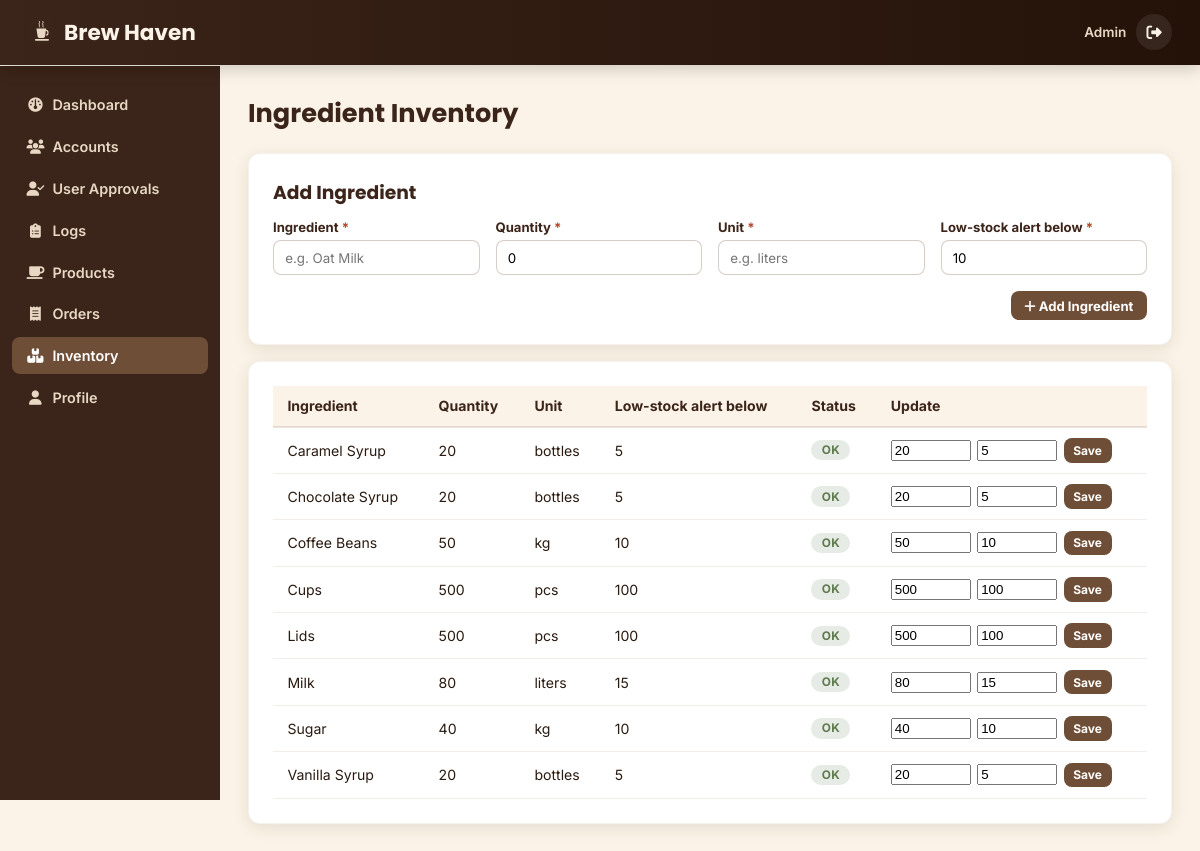
Page /admin-inventory.php (signed in) on the committed database.
### tables this page shows
CREATE TABLE `users` (
  `id_number` varchar(50) NOT NULL,
  `lastname` varchar(100) NOT NULL,
  `firstname` varchar(100) NOT NULL,
  `middlename` varchar(100) DEFAULT NULL,
  `extension` varchar(50) DEFAULT NULL,
  `birth_date` date NOT NULL,
  `age` int(11) NOT NULL,
  `gender` enum('Male','Female','Other') NOT NULL,
  `email` varchar(255) NOT NULL,
  `username` varchar(50) NOT NULL,
  `password` varchar(255) NOT NULL,
  `role` enum('super_admin','admin','customer') NOT NULL DEFAULT 'customer',
  `approval_status` enum('pending','approved','rejected') NOT NULL DEFAULT 'pending',
  `account_status` enum('active','inactive','blocked') NOT NULL DEFAULT 'active',
  `first_login` tinyint(1) NOT NULL DEFAULT 0,
  `employee_id` varchar(20) DEFAULT NULL,
  `customer_id` varchar(20) DEFAULT NULL,
  `street` varchar(255) NOT NULL,
  `barangay` varchar(100) NOT NULL,
  `city_municipality` varchar(100) NOT NULL,
  `province` varchar(100) NOT NULL,
  `zipcode` varchar(10) NOT NULL,
  `country` varchar(100) NOT NULL,
  `auth_question1` varchar(255) DEFAULT NULL,
  `auth_answer1` varchar(255) DEFAULT NULL,
  `auth_question2` varchar(255) DEFAULT NULL,
  `auth_answer2` varchar(255) DEFAULT NULL,
  `auth_question3` varchar(255) DEFAULT NULL,
  `auth_answer3` varchar(255) DEFAULT NULL,
  `created_at` timestamp NOT NULL DEFAULT current_timestamp(),
  `updated_at` timestamp NOT NULL DEFAULT current_timestamp() ON UPDATE current_timestamp(),
  `active_super_admin_flag` tinyint(1) GENERATED ALWAYS AS (if(`role` = 'super_admin' and `account_status` = 'active',1,NULL)) STORED
);

CREATE TABLE `inventory_items` (
  `id` int(11) NOT NULL,
  `name` varchar(100) NOT NULL,
  `quantity` int(11) NOT NULL DEFAULT 0,
  `unit` varchar(20) NOT NULL,
  `low_stock_threshold` int(11) NOT NULL DEFAULT 10,
  `updated_at` timestamp NOT NULL DEFAULT current_timestamp() ON UPDATE current_timestamp()
);

### php/auth_helpers.php (called while the page is built, shortened)
<?php
require_once __DIR__ . '/config.php';
function bh_harden_session_cookie() {
    $params = session_get_cookie_params();
}
function current_user() {
    return [
        'id_number'   => $_SESSION['user_id_number'],
        'username'    => $_SESSION['username']    ?? null,
        'firstname'   => $_SESSION['firstname']   ?? null,
        'lastname'    => $_SESSION['lastname']    ?? null,
        'role'        => $_SESSION['role']        ?? 'customer',
        'employee_id' => $_SESSION['employee_id'] ?? null,
    ];
}
function bh_in_first_login_setup($row) {
    $firstLogin = (int)($row['first_login'] ?? 0);
    return $firstLogin === 1 || $firstLogin === 2 || $firstLogin === 3;
}
function require_login($recheckStatus = true) {
    global $conn;
    $isAjax = bh_request_is_ajax();
    $user = current_user();
    $now = time();
    if ($recheckStatus) {
        $stmt = mysqli_prepare($conn, "SELECT approval_status, account_status, role, first_login, firstname, lastname, auth_question1 FROM users WHERE id_number = ?");
        mysqli_stmt_bind_param($stmt, 's', $user['id_number']);
        mysqli_stmt_execute($stmt);
        $row = mysqli_fetch_assoc(mysqli_stmt_get_result($stmt));
        $statusAllowed = $row && ($row['account_status'] === 'active'
            || ($row['account_status'] === 'inactive' && bh_inactive_account_may_setup($row)));
        $roleChanged = $row && $row['role'] !== $user['role'];
        $inFirstLoginSetup = bh_in_first_login_setup($row);
    }
    return $user;
}
function bh_request_is_ajax() {
    return (!empty($_SERVER['HTTP_X_REQUESTED_WITH']) && strtolower($_SERVER['HTTP_X_REQUESTED_WITH']) === 'xmlhttprequest')
        || (strpos($_SERVER['HTTP_ACCEPT'] ?? '', 'application/json') !== false)
        || (strpos($_SERVER['CONTENT_TYPE'] ?? '', 'application/json') !== false)
        || (isset($_SERVER['HTTP_SEC_FETCH_DEST']) && $_SERVER['HTTP_SEC_FETCH_DEST'] === 'empty');
}
function require_role(array $allowedRoles, $recheckStatus = true) {
    $user = require_login($recheckStatus);
    return $user;
}
function has_privilege($user, $key) {
    global $conn;
    $privilegeKeys = $key === 'view_logs'
        ? ['view_logs', 'view_activity_logs', 'view_login_logs']
        : [$key];
    $placeholders = implode(',', array_fill(0, count($privilegeKeys), '?'));
    $sql = "SELECT 1 FROM admin_privileges WHERE admin_id_number = ? AND privilege_key IN ($placeholders) LIMIT 1";
    $stmt = mysqli_prepare($conn, $sql);
    $bindValues = array_merge([$user['id_number']], $privilegeKeys);
    $bindTypes = 's' . str_repeat('s', count($privilegeKeys));
    mysqli_stmt_bind_param($stmt, $bindTypes, ...$bindValues);
    mysqli_stmt_execute($stmt);
    mysqli_stmt_store_result($stmt);
    $granted = mysqli_stmt_num_rows($stmt) > 0;
    return $granted;
}
    ?>

### html/admin-inventory.php (the view, shortened to what this page needs)
<?php
require_once __DIR__ . '/../php/auth_helpers.php';
$me = require_role(['admin', 'super_admin']);
$canManage = has_privilege($me, 'manage_products');
$sidebarActive = $me['role'] === 'admin' ? 'admin-dashboard.php' : 'super-admin-dashboard.php';
$result = mysqli_query($conn, "SELECT * FROM inventory_items ORDER BY name ASC");
$items = [];
while ($row = mysqli_fetch_assoc($result)) { $items[] = $row; }
?>
<!DOCTYPE html>
<html lang="en">
<head>
  <link rel="stylesheet" href="https://cdnjs.cloudflare.com/ajax/libs/font-awesome/6.5.0/css/all.min.css">
  <link rel="stylesheet" href="../css/brew-haven.css" />
</head>
<body class="bh-shell">
  <div class="bh-topbar">
    <div class="bh-brand"><img src="../images/brew-haven-logo.svg" alt="" style="width:28px;height:28px;"> Brew Haven</div>
    <div class="bh-user">
      <span class="bh-role-label"><?php echo htmlspecialchars(ucwords(str_replace('_', ' ', $me['role']))); ?></span>
      <a href="logout.php" class="bh-topbar-icon-btn" title="Logout" aria-label="Logout" data-bh-confirm-title="Confirm Logout" data-bh-confirm="Are you sure you want to log out?" data-bh-confirm-button="Yes, Logout"><i class="fa-solid fa-right-from-bracket"></i></a>
    </div>
  </div>
  <div class="bh-layout">
    <div class="bh-sidebar">
      <a href="<?php echo $sidebarActive; ?>"><i class="fa-solid fa-gauge"></i>Dashboard</a>
      <a href="<?php echo $me['role'] === 'admin' ? 'admin-accounts.php' : 'super-admin-accounts.php'; ?>"><i class="fa-solid fa-users"></i>Accounts</a>
      <?php if ($me['role'] === 'super_admin' || has_privilege($me, 'approve_accounts')): ?><a href="user-approvals.php"><i class="fa-solid fa-user-check"></i>User Approvals</a><?php endif; ?>
      <?php if ($me['role'] === 'admin'): ?><a href="logs.php"><i class="fa-solid fa-clipboard-list"></i>Logs</a><?php endif; ?>
      <a href="admin-products.php"><i class="fa-solid fa-mug-saucer"></i>Products</a>
      <a href="admin-orders.php"><i class="fa-solid fa-receipt"></i>Orders</a>
      <a href="admin-inventory.php" class="active"><i class="fa-solid fa-boxes-stacked"></i>Inventory</a>
      <a href="profile.php"><i class="fa-solid fa-user"></i>Profile</a>
    </div>
    <div class="bh-main">
      <h1 class="bh-page-title">Ingredient Inventory</h1>
      <?php if ($canManage): ?>
      <div class="bh-panel" style="margin-bottom:1rem;">
        <h3 style="margin:0 0 0.75rem;font-family:var(--bh-font-heading);color:var(--bh-espresso);">Add Ingredient</h3>
        <form method="post" action="../php/inventory_add.php" id="inventoryAddForm" class="bh-form-grid bh-form-grid-4" style="align-items:end;">
          <div>
            <label for="inv_name">Ingredient <span style="color:var(--bh-danger);">*</span></label>
            <input type="text" id="inv_name" name="name" required minlength="2" maxlength="100" placeholder="e.g. Oat Milk">
          </div>
          <div>
            <label for="inv_quantity">Quantity <span style="color:var(--bh-danger);">*</span></label>
            <input type="number" id="inv_quantity" name="quantity" required min="0" step="1" value="0">
          </div>
          <div>
            <label for="inv_unit">Unit <span style="color:var(--bh-danger);">*</span></label>
            <input type="text" id="inv_unit" name="unit" required maxlength="20" placeholder="e.g. liters">
          </div>
          <div>
            <label for="inv_threshold">Low-stock alert below <span style="color:var(--bh-danger);">*</span></label>
            <input type="number" id="inv_threshold" name="low_stock_threshold" required min="0" step="1" value="10">
          </div>
          <div style="grid-column:1 / -1;display:flex;justify-content:flex-end;">
            <button type="submit" class="bh-btn bh-btn-primary"><i class="fa-solid fa-plus"></i> Add Ingredient</button>
          </div>
        </form>
      </div>
      <?php endif; ?>
      <div class="bh-panel">
        <div class="bh-table-wrap">
          <table class="bh-table">
            <thead><tr><th>Ingredient</th><th>Quantity</th><th>Unit</th><th>Low-stock alert below</th><th>Status</th><?php if ($canManage): ?><th>Update</th><?php endif; ?></tr></thead>
            <tbody>
              <?php foreach ($items as $it): $low = $it['quantity'] < $it['low_stock_threshold']; ?>
                <tr>
                  <td><?php echo htmlspecialchars($it['name']); ?></td>
                  <td><?php echo (int)$it['quantity']; ?></td>
                  <td><?php echo htmlspecialchars($it['unit']); ?></td>
                  <td><?php echo (int)$it['low_stock_threshold']; ?></td>
                  <td><span class="bh-badge <?php echo $low ? 'bh-badge-blocked' : 'bh-badge-active'; ?>"><?php echo $low ? 'Low Stock' : 'OK'; ?></span></td>
                  <?php if ($canManage): ?>
                  <td>
                    <form method="post" action="../php/inventory_update.php" style="display:flex;gap:0.4rem;align-items:center;flex-wrap:wrap;">
                      <input type="number" name="quantity" value="<?php echo (int)$it['quantity']; ?>" min="0" step="1" required style="width:80px;" title="Quantity" aria-label="Quantity">
                      <input type="number" name="low_stock_threshold" value="<?php echo (int)$it['low_stock_threshold']; ?>" min="0" step="1" required style="width:80px;" title="Low-stock alert below" aria-label="Low-stock alert below">
                      <button type="submit" class="bh-btn bh-btn-primary bh-btn-sm">Save</button>
                    </form>
                  </td>
                  <?php endif; ?>
                </tr>
              <?php endforeach; ?>
            </tbody>
          </table>
        </div>
      </div>
    </div>
  </div>
</body>
</html>

### rows in the picture
users: role "Admin"
inventory_items: name "Caramel Syrup", quantity "20", unit "bottles", low_stock_threshold "5", shows "OK"
inventory_items: name "Chocolate Syrup", quantity "20", unit "bottles", low_stock_threshold "5", shows "OK"
inventory_items: name "Coffee Beans", quantity "50", unit "kg", low_stock_threshold "10", shows "OK"
inventory_items: name "Cups", quantity "500", unit "pcs", low_stock_threshold "100", shows "OK"
inventory_items: name "Lids", quantity "500", unit "pcs", low_stock_threshold "100", shows "OK"
inventory_items: name "Milk", quantity "80", unit "liters", low_stock_threshold "15", shows "OK"
inventory_items: name "Sugar", quantity "40", unit "kg", low_stock_threshold "10", shows "OK"
inventory_items: name "Vanilla Syrup", quantity "20", unit "bottles", low_stock_threshold "5", shows "OK"
